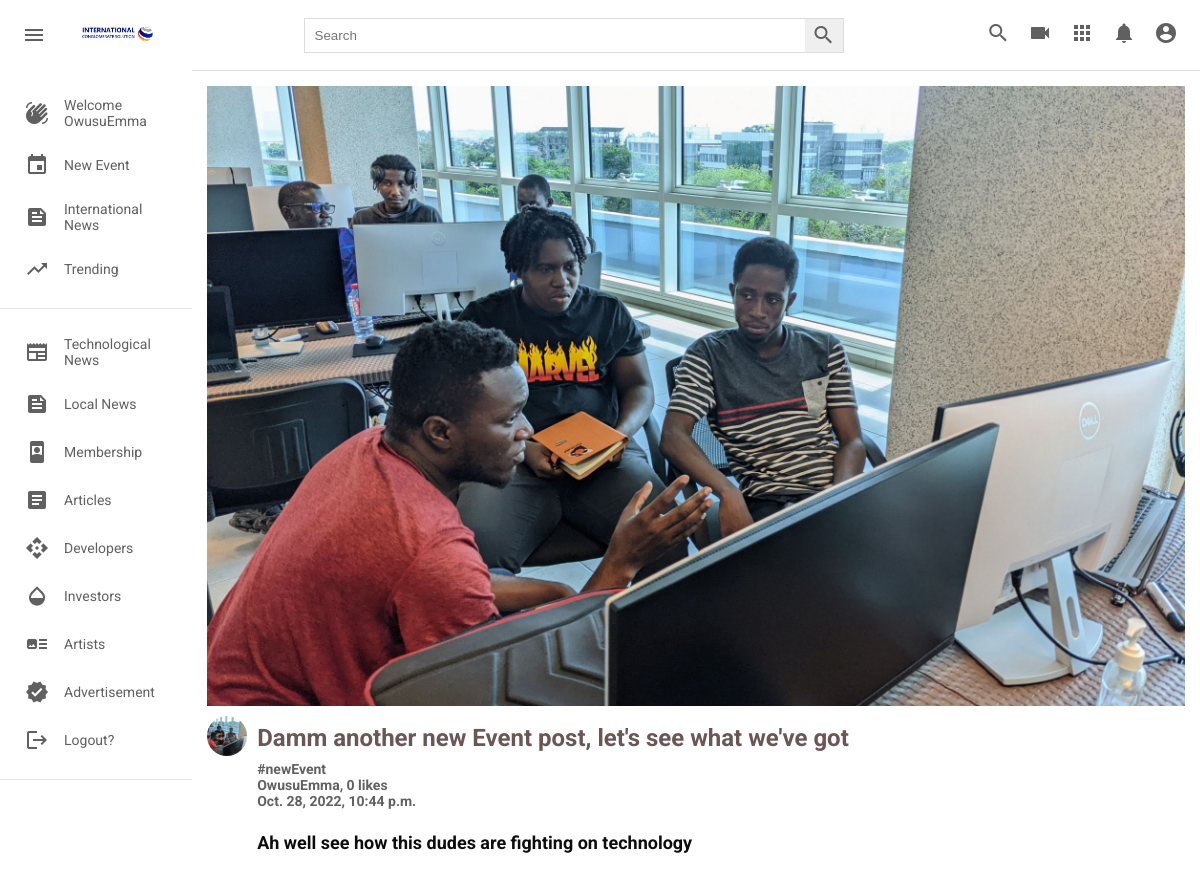
Page /newEvent/2 (signed in) on the committed database.
### post/models.py (models this page shows, shortened)
class NewEvent(models.Model):
    title = models.CharField(max_length=500, verbose_name="title", blank=True)
    picture = models.ImageField(upload_to=user_directory_path, verbose_name="Picture", null=True)
    caption = models.CharField(max_length=500000, verbose_name="Caption")
    posted = models.DateTimeField(auto_now_add=True)
    tag = models.ManyToManyField(Tag, related_name="newEvent")
    user = models.ForeignKey(User, on_delete=models.CASCADE)
    likes = models.IntegerField(default=0)

class Tag(models.Model):
    title = models.CharField(max_length=100, verbose_name='tag')
    slug = models.SlugField(null=False, unique=True, default=uuid.uuid1)
    class Meta:
        verbose_name = 'Tag'
        verbose_name_plural = 'Tags'
    def __str__(self):
        return self.title

### post/views.py (the view)
# urls.py: path('newEvent/<int:id>', views.detail_newEvent, name="detailed_newEvent"),
def detail_newEvent(request, id):
    detailNewEventPage = NewEvent.objects.get(id=id)
    return render(request, 'new_event_detailed_page.html', {'neventdetail':detailNewEventPage})

### templates/new_event_detailed_page.html
{% extends 'base.html' %}
{% load static %}
   {% block content %}
     <div class="detailPage_videos">
        <div class="detailPage_videos__container">
            <div class="detailPage_video">
                <div class="detailPage_video__thumbnail">
                <img src="{{ neventdetail.picture.url }}" alt="" />
                </div>
                <div class="video__details">
                    <div class="detailPage_author">
                        <img
                        src="{{ neventdetail.picture.url }}"
                        alt=""
                        />
                    </div>
                    <div class="detailPage_title">
                        <h3> <a href=""> {{ neventdetail.title }}</a></h3>
                        <h2><b>{% for tag in neventdetail.tag.all%}<a href="{{tag.get_absolute_url}}"> #{{tag}} </a><br>{% endfor %}</b></h2>
                        <h2><b><a href=""> {{neventdetail.user.username}}, {{neventdetail.likes}} likes </a></b></h2>
                        <h2> <b> <a href="">{{neventdetail.posted}}</a> </b></h2><br>
                        <h4> <a href=""> {{ neventdetail.caption }}</a></h4>
                    </div>
                </div>
            </div>
        </div>
      </div>
    </div>
   {% endblock content %}

### templates/base.html (shortened to what this page needs)
{% load static %}
<html lang="en">
  <head>
    <link rel="stylesheet" href={% static 'styles.css'%} />
  </head>
  <body>
    {% if user.is_authenticated %}
    <div class="header">
      <div class="header__left">
        <i id="menu" class="material-icons">menu</i>
        <img
          src={% static 'images/mainlogo.jpg'%}
          alt=""
        />
      </div>
      <div class="header__search">
        <form action="">
          <input type="text" placeholder="Search" aria-label="Search" name="search" type="search" />
          <button><i class="material-icons">search</i></button>
        </form>
      </div>
      <div class="header__icons">
        <i class="material-icons display-this">search</i>
        <i class="material-icons">videocam</i>
        <i class="material-icons">apps</i>
        <i class="material-icons">notifications</i>
        <a href="{% url 'profile' request.user.username %}"
        class="nav-item nav-link {% if request.user.username in request.path %}active{% endif %}">
        <i class="material-icons display-this">account_circle</i>
        </a>
      </div>
    </div>
    <div class="mainBody">
      <div class="sidebar">
        <div class="sidebar__categories">
          <div class="sidebar__category">
            <i class="material-icons">waving_hand</i>
            <span>Welcome {{ user.username }}</span>
          </div>
          <div class="sidebar__category">
            <i class="material-icons">event</i>
            <span><a style="text-decoration:none; color: rgb(96, 96, 96);" href="{% url 'newevent' %}">New Event</a></span>
          </div>
          <div class="sidebar__category">
            <i class="material-icons">feed</i>
            <span><a style="text-decoration:none; color: rgb(96, 96, 96);" href="{% url 'internationalnews' %}">International News</a></span>
          </div>
          <div class="sidebar__category">
            <i class="material-icons">trending_up</i>
            <span><a style="text-decoration:none; color: rgb(96, 96, 96);" href="{% url 'trending' %}">Trending</a></span>
          </div>
        </div>
        <hr />
        <div class="sidebar__categories">
          <div class="sidebar__category">
            <i class="material-icons">newspaper</i>
            <span><a style="text-decoration:none; color: rgb(96, 96, 96);" href="{% url 'technologicalnews' %}">Technological News</a></span>
          </div>
          <div class="sidebar__category">
            <i class="material-icons">feed</i>
            <span><a style="text-decoration:none; color: rgb(96, 96, 96);" href="{% url 'localnews' %}">Local News</a></span>
          </div>
          <div class="sidebar__category">
            <i class="material-icons">remember_me</i>
            <span>Membership</span>
          </div>
          <div class="sidebar__category">
            <i class="material-icons">article</i>
            <span><a style="text-decoration:none; color: rgb(96, 96, 96);" href="{% url 'article' %}">Articles</a></span>
          </div>
          <div class="sidebar__category">
            <i class="material-icons">api</i>
            <span>Developers</span>
          </div>
          <div class="sidebar__category">
            <i class="material-icons">opacity</i>
            <span>Investors</span>
          </div>
          <div class="sidebar__category">
            <i class="material-icons">art_track</i>
            <span> Artists</span>
          </div>
          <div class="sidebar__category">
            <i class="material-icons">verified</i>
            <span>Advertisement</span>
          </div>
          <div class="sidebar__category">
            <i class="material-icons">logout</i>
            <span><a style="text-decoration:none; color: rgb(96, 96, 96);" href="{% url 'logout' %}">Logout?</a></span>
          </div>
        </div>
        <hr />
      </div>
      {% else %}
        <div class="alert alert-success" role="alert">
            <h3>Welcome!</h3>
            <a href="{% url 'register' %}">Signup</a>
            <a href="{% url 'login' %}">Login</a>
        </div>
      {% endif %}
    {% block content %}
    {% endblock content %}
  </body>
</html>

### static/styles.css (style rules this page uses)
* { margin: 0; padding: 0; box-sizing: border-box; }
body { font-family: 'Roboto', sans-serif; }
.material-icons { color: rgb(96, 96, 96); }
.header { display: flex; justify-content: space-between; align-items: center; height: 70px; padding: 15px; }
.header__left { display: flex; align-items: center; }
.header__left img { width: 100px; margin-left: 15px; }
.header i { padding: 0 7px; cursor: pointer; }
.header__search form { border: 1px solid #ddd; height: 35px; margin: 0; padding: 0; display: flex; }
.header__search input { width: 500px; padding: 10px; margin: 0; border-radius: 0; border: none; height: 100%; }
.header__search button { padding: 0; margin: 0; height: 100%; border: none; border-radius: 0; }
.mainBody { height: calc(100vh - 70px); display: flex; overflow: hidden; }
.sidebar { height: 100%; width: 230px; background-color: white; overflow-y: scroll; }
.sidebar__categories { width: 100%; display: flex; flex-direction: column; margin-bottom: 15px; margin-top: 15px; }
.sidebar__category { display: flex; align-items: center; padding: 12px 25px; }
.sidebar__category span { margin-left: 15px; }
hr { height: 1px; background-color: #e5e5e5; border: none; }
.video__details { display: flex; margin-top: 10px; }
.title a, span { text-decoration: none; color: rgb(96, 96, 96); font-size: 14px; }
.detailPage_videos { background-color: #fff; width: 100%; height: 100%; padding: 15px 15px; border-top: 1px solid #ddd; overflow-y: scroll; }
.detailPage_video { width: 100%; margin-bottom: 30px; }
.detailPage_video__thumbnail { width: 100%; height: 80%; }
.detailPage_video__thumbnail img { object-fit: cover; height: 100%; width: 100%; }
.detailPage_author img { object-fit: cover; border-radius: 50%; height: 40px; width: 40px; margin-right: 10px; }
.detailPage_title { display: flex; flex-direction: column; }
.detailPage_title h3 a { color: rgb(107, 86, 86); line-height: 45px; font-size: 24px; margin-bottom: 6px; }
.detailPage_title h4 a { color: rgb(14, 13, 13); line-height: 30px; font-size: 18px; margin-bottom: 6px; }
.detailPage_title a, span { text-decoration: none; color: rgb(96, 96, 96); font-size: 14px; }

### rows in the picture
NewEvent: picture (picture), title "Damm another new Event post, let's see what we've got", user.username "OwusuEmma", likes "0", posted "Oct. 28, 2022, 10:44 p.m.", caption "Ah well see how this dudes are fighting on technology"
Tag: title "newEvent"

### other values in the picture
{{ user.username }} "OwusuEmma"
